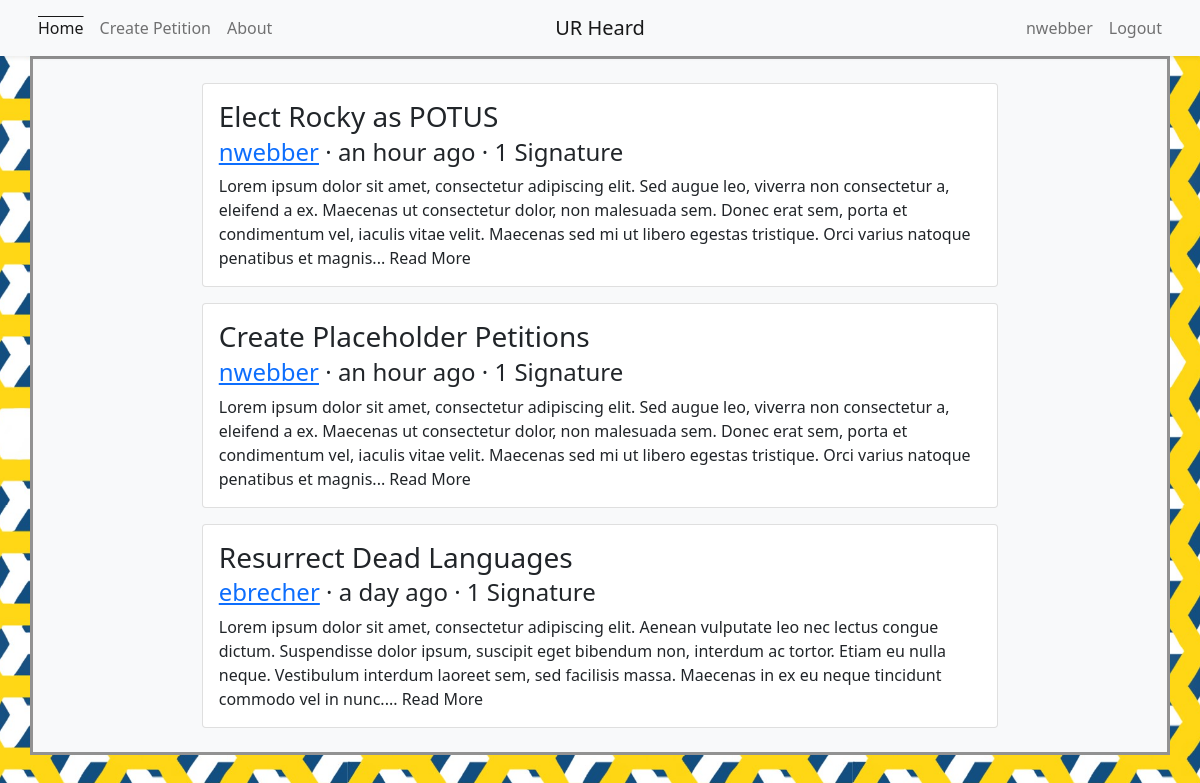
The app's page / (signed in) with its own data.
### models.py (models this page shows, shortened)
class User(UserMixin, db.Model):
	__tablename__ = 'user'
	id = db.Column(db.Integer, primary_key=True)
	name = db.Column(db.String(50), nullable=False, unique=True, index=True)
	email = db.Column(db.String(50), unique=True, index=True)
	password_hash = db.Column(db.String(128))
	@property
	def password(self):
		raise AttributeError('password is not a readable attribute')

class Petition(db.Model):
	__tablename__ = 'petition'
	id = db.Column(db.Integer, primary_key=True)
	title = db.Column(db.String(80), nullable=False)
	body = db.Column(db.Text, nullable=False)
	author_id = db.Column(db.Integer, db.ForeignKey('user.id'), nullable=False)
	author = db.relationship('User', backref='petition')
	timestamp = db.Column(db.DateTime, default=datetime.utcnow)
	signers = db.relationship('User', secondary=signature, backref='signed_petitions')
	initial_signatures = 0
	signature_count = db.Column(db.Integer, default=initial_signatures)

### app.py (the view)
@app.route('/', methods=['GET', 'POST'])
def index():
	petitions = Petition.query.order_by(Petition.timestamp.desc()).all()
	return render_template('index.html', petitions=petitions)

### app.py (called while the page is built)
@login_manager.user_loader
def load_user(user_id):
	return User.query.get(int(user_id))

### templates/index.html (shortened to what this page needs)
{% extends "base.html" %}
{% block content %}
	<div class="container">
		<div class="d-flex flex-wrap justify-content-center">
		{% for petition in petitions %}
			<article class="card m-2 w-75">
				<a href="{{ url_for ('petition', id=petition.id) }}" class="text-body text-decoration-none">
					<div class="card-body">
						<h3 class="card-title font-weight-bold">{{petition.title}}</h3>
						<h4 class="card-subtitle mb-2"><object><a href="{{ url_for ('profile', id=petition.author_id) }}">{{petition.author.name}}</a></object> &middot; {{ moment(petition.timestamp).fromNow() }} &middot; {{ petition.signature_count }} {{'Signature' if petition.signature_count==1 else 'Signatures'}}</h4>
						<p class="card-text">{{petition.body | truncate(325, false, end='... Read More', leeway=10) }}</p>
					</div>
				</a>
			</article>
		{% endfor %}
		</div>
	</div>
{% endblock content %}

### templates/base.html (shortened to what this page needs)
{% from 'bootstrap/nav.html' import render_nav_item %}
{% from 'bootstrap/utils.html' import render_messages %}
{% import "bootstrap/form.html" as wtf %}
<!DOCTYPE html>
<html lang="en">
	<head>
		{% block head %}
			{% block styles %}
				<link href="https://cdn.jsdelivr.net/npm/bootstrap@5.0.0-beta1/dist/css/bootstrap.min.css" rel="stylesheet">
			{% endblock styles %}
		{% endblock head %}
	</head>
	<body>
		<nav class="navbar navbar-expand-sm bg-light navbar-light sticky-top shadow-sm">
			<div class="container justify-content-around px-0">
				<ul class="navbar-nav ml-auto w-50">
					{{ render_nav_item('index', 'Home', use_li=True) }}
					{{ render_nav_item('create', 'Create Petition', use_li=True) }}
					{{ render_nav_item('about', 'About', use_li=True) }}
				</ul>
				<a href="/" class="navbar-brand mx-auto d-block text-center w-25">UR Heard</a>
				<ul class="navbar-nav mr-auto w-50 justify-content-end">
					{% if current_user.is_authenticated %}
						{{ render_nav_item('profile', current_user.name, use_li=True, id=current_user.id) }}
						{{ render_nav_item('logout', 'Logout', use_li=True) }}
					{% else %}
						{{ render_nav_item('login', 'Login', use_li=True) }}
						{{ render_nav_item('register', 'Register', use_li=True) }}
					{% endif %}
				</ul>
			</div>
		</nav>
		<div class="container bg-light" id="shadow">
			<div class="container bg-light" id="content">
			{% block content %}
			{% endblock content %}
			</div>
		</div>
	</body>
</html>

### records on screen
User: name+id "nwebber"
Petition: title "Elect Rocky as POTUS", author.name "nwebber", timestamp "an hour ago", signature_count "1", signature_count "Signature", body "Lorem ipsum dolor sit amet, consectetur adipiscing elit. Sed augue leo, viverra non consectetur a, eleifend a ex. Maecenas ut consectetur dolor, non malesuada sem. Donec erat sem, porta et condimentum vel, iaculis vitae velit. Maecenas sed mi ut libero egestas tristique. Orci varius natoque penatibus et magnis... Read More"
Petition: title "Create Placeholder Petitions", author.name "nwebber", timestamp "an hour ago", signature_count "1", signature_count "Signature", body "Lorem ipsum dolor sit amet, consectetur adipiscing elit. Sed augue leo, viverra non consectetur a, eleifend a ex. Maecenas ut consectetur dolor, non malesuada sem. Donec erat sem, porta et condimentum vel, iaculis vitae velit. Maecenas sed mi ut libero egestas tristique. Orci varius natoque penatibus et magnis... Read More"
Petition: title "Resurrect Dead Languages", author.name "ebrecher", timestamp "a day ago", signature_count "1", signature_count "Signature", body "Lorem ipsum dolor sit amet, consectetur adipiscing elit. Aenean vulputate leo nec lectus congue dictum. Suspendisse dolor ipsum, suscipit eget bibendum non, interdum ac tortor. Etiam eu nulla neque. Vestibulum interdum laoreet sem, sed facilisis massa. Maecenas in ex eu neque tincidunt commodo vel in nunc.... Read More"

### other values on screen
{{ render_nav_item('index', 'Home', use_li=True) }} "Home"
{{ render_nav_item('create', 'Create Petition', use_li=True) }} "Create Petition"
{{ render_nav_item('about', 'About', use_li=True) }} "About"
{{ render_nav_item('logout', 'Logout', use_li=True) }} "Logout"
